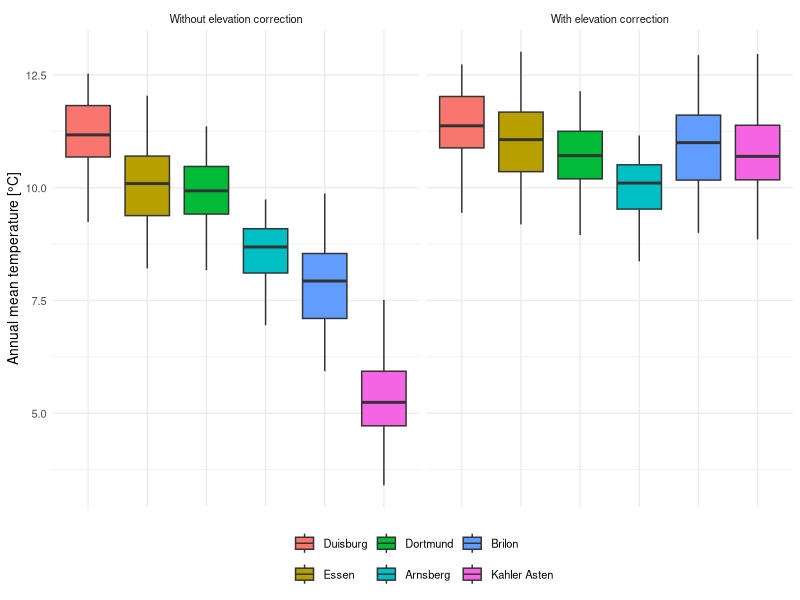

This figure's R source:
# ============================================================
# 04 - Does elevation (adiabatic cooling) explain the spatial
#      temperature differences between the stations?
# ============================================================

library(dplyr)
library(readr)
library(ggplot2)

df_weather <- read_csv("data/weather_clean.csv", show_col_types = FALSE) %>%
  mutate(station = factor(station,
    levels = c("Duisburg", "Essen", "Dortmund", "Arnsberg", "Brilon", "Kahler Asten")
  ))

# Elevation correction: expected adiabatic effect of -0.65 °C / 100 m of elevation
df_weather <- df_weather %>%
  mutate(annual_corrected = annual + 0.0065 * elevation)

cat("--- Model 1: temperature ~ elevation ---\n")
model_elev <- lm(annual ~ elevation, data = df_weather)
print(summary(model_elev)$coefficients)
cat("Estimated effect:", round(coef(model_elev)["elevation"] * 100, 3), "°C per 100 m\n")
cat("(Global reference value for adiabatic cooling: -0.65 °C per 100 m)\n\n")

cat("--- Model 2: temperature ~ elevation + station ---\n")
model_elev_station <- lm(annual ~ elevation + station, data = df_weather)
cat("Model comparison (F-test):\n")
print(anova(model_elev, model_elev_station))

cat("\n--- Kruskal-Wallis: differences before vs. after elevation correction ---\n")
kw_raw <- kruskal.test(annual ~ station, data = df_weather)
kw_corrected <- kruskal.test(annual_corrected ~ station, data = df_weather)
cat("Without elevation correction: chi² =", round(kw_raw$statistic, 2), 
    ", p =", signif(kw_raw$p.value, 3), "\n")
cat("With elevation correction:    chi² =", round(kw_corrected$statistic, 2), 
    ", p =", signif(kw_corrected$p.value, 3), "\n")

# ---- Visualization: boxplot before/after elevation correction ----
df_long <- df_weather %>%
  select(station, annual, annual_corrected) %>%
  tidyr::pivot_longer(c(annual, annual_corrected), names_to = "type", values_to = "temperature")

plot_adiabatic <- ggplot(df_long, aes(x = station, y = temperature, fill = station)) +
  geom_boxplot() +
  facet_wrap(~type, labeller = labeller(type = c(
    annual = "Without elevation correction", annual_corrected = "With elevation correction"
  ))) +
  labs(x = NULL, y = "Annual mean temperature [°C]", fill = NULL) +
  theme_minimal(base_size = 10) +
  theme(axis.text.x = element_blank(), axis.ticks.x = element_blank(), legend.position = "bottom")

ggsave("plots/adiabatic_effect.png", plot_adiabatic, 
       width = 8, height = 4.5, dpi = 150, bg = "white")

cat("\nInterpretation: The adiabatic effect explains a substantial part of the\n")
cat("spatial differences, but Model 2 shows that individual stations still\n")
cat("contribute significantly to the difference even after controlling for\n")
cat("elevation -> elevation alone does not fully explain the spatial variation.\n")
